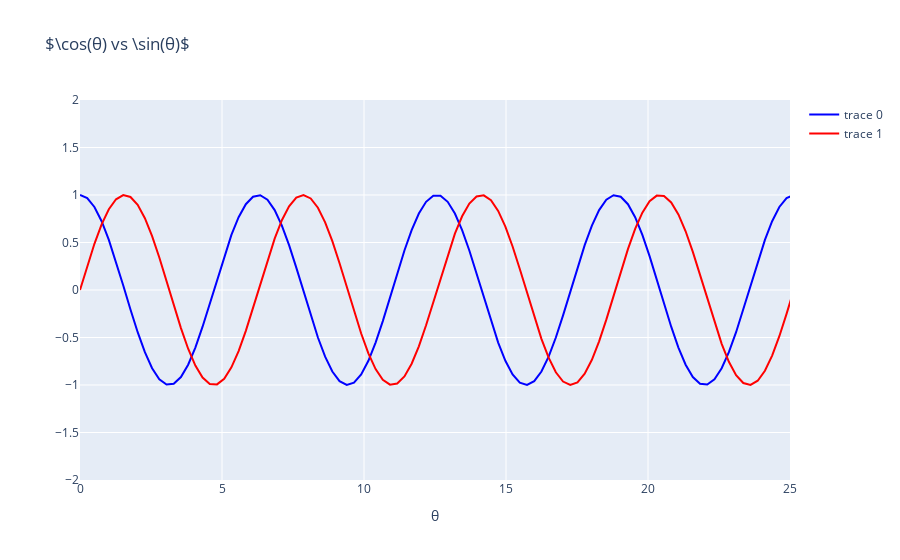

The notebook cell saved with this chart:
### Markdown cell above
Lo que estamos viendo es la "fusión" de las coordenadas $x$ y $y$ de las gráficas de $\sin(\theta)$, $\cos(\theta)$ que vimos unos cuadros antes. El punto rojo es un objeto que se mueve en una trayectoria circular (tú creéme que es un circulo). Comienza su movimiento en la coordenada $(x=1, y=0)$ y se va desplazando hacia "la izquierda" o de forma más ñoña, hacia $x=-1$. Conforme va hacia ese valor en el eje horizontal, su cordenada $y$ va desde 0 hasta 1 y luego vuelve a pasar por 0 para llegar a -1. 

¿Por que un circulo? Bueno, las funciones seno y coseno tienen la propiedad de que su periodo está desfazado por un valor de $\frac{\pi}{4}$ lo que se puede parafrasear como:*cada valor de $\theta$ en el que coseno tenga una cresta o valle, seno será igual a 0*.

### Code cell
import plotly.graph_objects as go

import numpy as np

# Generate curve data
t = np.linspace(0, 8*np.pi, 100)
x = np.cos(t)
y = np.sin(t)

fig = go.Figure(
    data=[go.Scatter(x=t, y=x,
                     mode="lines",
                     line=dict(width=2, color="blue")),
          go.Scatter(x=t, y=y,
                     mode="lines",
                     line=dict(width=2, color="red"))],
    layout=go.Layout(
        xaxis=dict(range=[0, 25], autorange=False, zeroline=False, title='θ'),
        yaxis=dict(range=[-2, 2], autorange=False, zeroline=False),
        title_text="$\cos(θ) vs \sin(θ)$", hovermode="closest")

)

fig.show()
